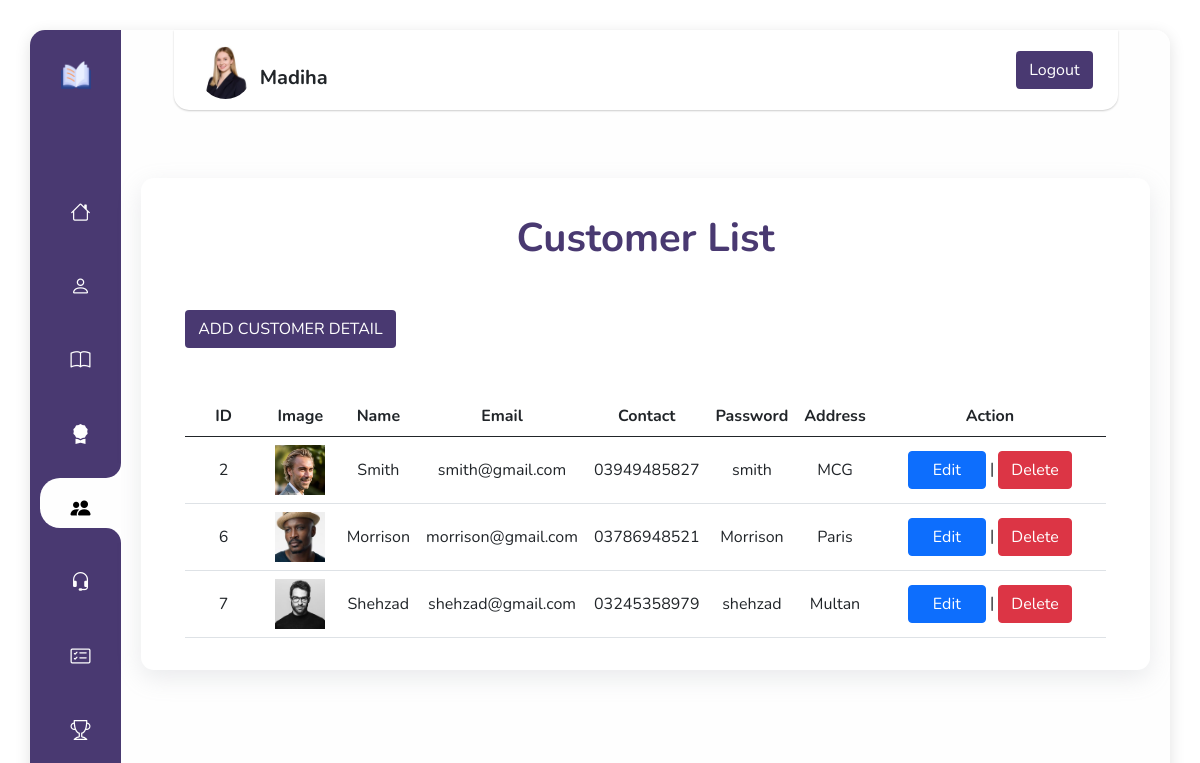
Screenshot of /dashboard/customer.php (signed in) with the database file from the repository.
### tables this page shows
CREATE TABLE `customer` (
  `c_id` int(11) NOT NULL,
  `c_name` varchar(250) DEFAULT NULL,
  `c_email` varchar(250) DEFAULT NULL,
  `c_contact` varchar(250) DEFAULT NULL,
  `c_password` varchar(250) DEFAULT NULL,
  `c_address` varchar(250) DEFAULT NULL,
  `c_img` varchar(255) DEFAULT NULL
);

### dashboard/adminsession.php (called while the page is built, shortened)
<?php
include 'conn.php';
if(isset($_SESSION['adminid'])){
    $id = $_SESSION['adminid'];
    $query = "SELECT * FROM admins WHERE a_id = $id";
    $runn = mysqli_query($conn , $query);
    $rows = mysqli_fetch_array($runn);
    $user = $rows['a_name'];
}
else
header('location:adminlogin.php');
?>

### dashboard/customer.php (the view, shortened to what this page needs)
 <?php
    include "conn.php";
    include 'adminsession.php';
    ?>
<!DOCTYPE html>
<html lang="en">
<head>
    <link rel="stylesheet" href="https://cdn.jsdelivr.net/npm/bootstrap@5.0.2/dist/css/bootstrap.min.css">
    <link rel="stylesheet" href="https://cdn.jsdelivr.net/npm/bootstrap-icons@1.11.2/font/bootstrap-icons.min.css">
    <link rel="stylesheet" href="https://stackpath.bootstrapcdn.com/font-awesome/4.7.0/css/font-awesome.min.css">
</head>
<body>
<main>
      <nav class="main-menu">
        <a href="../index.php"> <img class="sidelogo" src="images/book.png" alt="" /></a>
        <br><br><br>
       <div  class="row">
        <ul class="col">
          <li class="nav-item ">
            <a href="dashboard.php">
              <i class="bi bi-house nav-icon"></i>
            </a>
          </li>
          <br>
          <li class="nav-item">
            <a href="book.php">
              <i class="bi bi-person nav-icon"></i>
            </a>
          </li>
<br>
          <li class="nav-item">
            <a href="publishbk.php">
              <i class="bi bi-book nav-icon"></i>
            </a>
          </li>
<br>
          <li class="nav-item">
            <a href="complist.php">
              <i class="bi bi-award-fill nav-icon"></i>
            </a>
          </li>
<br>
          <li class="nav-item active">
            <b></b>
            <b></b>
            <a href="customer.php">
              <i class="bi bi-people-fill nav-icon"></i>
            </a>
          </li>
<br>
          <li class="nav-item">
            <a href="dealer.php">
              <i class="bi bi-headset nav-icon"></i>
            </a>
          </li>
          <br>
          <li class="nav-item">
            <a href="orders.php">
            <i class="bi bi-card-checklist nav-icon"></i>
            </a>
          </li>
          <br>
          <li class="nav-item">
            <a href="winners.php">
            <i class="bi bi-trophy nav-icon"></i>
            </a>
          </li>
        </ul>
        </div>
      </nav>
    <header>
        <div class="nav-wrapper">
            <div class="logo-container">
            <img class="rounded-circle mt-1" src="<?php echo "images/" . $rows['a_img'] ?>" width="53">
            <h5 class="text-center text-dark mt-4 mx-2 fw-bolder">
              <?php echo $user; ?>
            </h5>
            </div>
            <nav>
            <a href="adminlogout.php" class="btn btncolor" tabindex="-1" role="button" aria-disabled="true">Logout</a>
          </nav>
          </div>
          <br><br>
          <section>
          <h1 class="text-center fw-bold" style="color: rgb(73, 57, 113);"7>Customer List</h1>
        <div class="container mt-5">
            <a class="btn btncolor" data-bs-theme="dark" href="custname.php">ADD CUSTOMER DETAIL</a>
                <table class="table mt-5 text-center align-middle">
                    <thead>
                        <tr>
                            <th>ID</th>
                            <th>Image</th>
                            <th>Name</th>
                            <th>Email</th>
                            <th>Contact</th>
                            <th>Password</th>
                            <th>Address</th>
                            <th>Action</th>
                        </tr>
                    </thead>
                    <tbody>
                        <?php
                            $query = "SELECT * FROM customer";
                            $run = mysqli_query($conn ,$query);
                            if(mysqli_num_rows($run)){
                                while($row = mysqli_fetch_array($run)){
                        ?>
                        <tr>
                            <td class="col-1"><?php echo $row['c_id']?></td>
                            <td class="col-1"><img src="<?php echo "images/" . $row['c_img'] ?>" alt="" width="50" height="50"></td>
                            <td class="col-1"><?php echo $row['c_name']?></td>
                            <td class="col-2"><?php echo $row['c_email']?></td>
                            <td class="col-1"><?php echo $row['c_contact']?></td>
                            <td class="col-1"><?php echo $row['c_password']?></td>
                            <td class="col-1"><?php echo $row['c_address']?></td>
                            <td>
                               <a class="btn btn-primary px-4" href="cutedit.php?id=<?php echo $row['c_id']?>"> Edit  </a> |
                            <a class="btn btn-danger" href="custdelete.php?id=<?php echo $row['c_id']?>">Delete</a>
                 </td>
                        </tr>
                        <?php
                                }
                            }
                        ?>
                    </tbody>
                </table>
        </div>
          </section>
      </header>
      </main>
</body>
</html>

### dashboard/customer.php (style rules this page uses)
*, *::before, *::after { box-sizing: border-box; padding: 0; margin: 0; }
nav { user-select: none; -webkit-user-select: none; -moz-user-select: none; -ms-user-select: none; -o-user-select: none; }
nav ul, nav ul li { outline: 0; }
nav ul li a { text-decoration: none; }
body { font-family: "Nunito", sans-serif; display: flex; align-items: center; justify-content: center; min-height: 100vh; background-image: url(images/); background-repeat: no-repeat; background-size: cover; }
main { display: grid; grid-template-columns: 13% 87%; min-height: 100vh; width: 100%; margin: 40px; background: rgb(254, 254, 254); box-shadow: 0 0.5px 0 1px rgba(255, 255, 255, 0.23) inset, 0 1px 0 0 rgba(255, 255, 255, 0.66) inset, 0 4px 16px rgba(0, 0, 0, 0.12); border-radius: 15px; z-index: 10; }
.main-menu { overflow: hidden; background: rgb(73, 57, 113); padding-top: 10px; border-radius: 15px 0 0 15px; font-family: "Roboto", sans-serif; }
.sidelogo { display: none; }
.nav-item { position: relative; display: block; }
.nav-item a { position: relative; display: flex; flex-direction: row; align-items: center; justify-content: center; color: #fff; font-size: 1rem; padding: 15px 0; margin-left: 10px; border-top-left-radius: 20px; border-bottom-left-radius: 20px; }
.nav-item b:nth-child(1) { position: absolute; top: -15px; height: 15px; width: 100%; background: #fff; display: none; }
.nav-item b:nth-child(1)::before { content: ""; position: absolute; top: 0; left: 0; width: 100%; height: 100%; border-bottom-right-radius: 20px; background: rgb(73, 57, 113); }
.nav-item b:nth-child(2) { position: absolute; bottom: -15px; height: 15px; width: 100%; background: #fff; display: none; }
.nav-item b:nth-child(2)::before { content: ""; position: absolute; top: 0; left: 0; width: 100%; height: 100%; border-top-right-radius: 20px; background: rgb(73, 57, 113); }
.nav-item.active b:nth-child(1), .nav-item.active b:nth-child(2) { display: block; }
.nav-item.active a { text-decoration: none; color: #000; background: rgb(254, 254, 254); }
.nav-icon { width: 60px; height: 20px; font-size: 20px; text-align: center; }
@media (max-width: 1500px) { main { grid-template-columns: 6% 94%; } }
@media (max-width: 1500px) { .sidelogo { display: block; width: 30px; margin: 20px auto; } }
@media (max-width: 1310px) { main { grid-template-columns: 8% 92%; margin: 30px; } }
h1 { margin: 20px 0; color: #fff; }
.nav-wrapper { display: flex; position: relative; flex-direction: row; flex-wrap: nowrap; align-items: center; justify-content: space-between; margin: auto; width: 90%; height: 80px; border-radius: 0 0 15px 15px; padding: 0 25px; z-index: 2; background: #fff; box-shadow: 0 1px 2px rgba(0, 0, 0, 0.2); }
.logo-container { display: flex; justify-content: center; align-items: center; }
a { text-decoration: none; color: black; }
.btncolor { background: rgb(73, 57, 113); color: white; }
section { padding: 1rem 2rem; background-color: #fff; box-shadow: rgba(149, 157, 165, 0.2) 0px 8px 24px; border-radius: .8rem; }
section { margin: 20px; }

### rows the page displays
customer: c_id "2", c_img (picture), c_name "Smith", c_email "smith@gmail.com", c_contact "03949485827", c_password "smith", c_address "MCG"
customer: c_id "6", c_img (picture), c_name "Morrison", c_email "morrison@gmail.com", c_contact "03786948521", c_password "Morrison", c_address "Paris"
customer: c_id "7", c_img (picture), c_name "Shehzad", c_email "shehzad@gmail.com", c_contact "03245358979", c_password "shehzad", c_address "Multan"

### other values shown
$user "Madiha"
